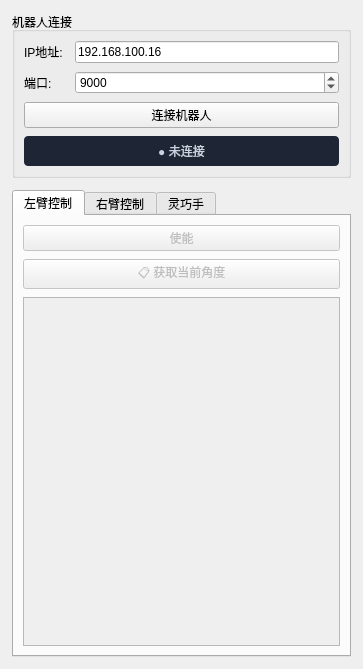
<?xml version="1.0" encoding="UTF-8"?>
<ui version="4.0">
 <class>RobotControlPanel</class>
 <widget class="QWidget" name="RobotControlPanel">
  <property name="geometry">
   <rect>
    <x>0</x>
    <y>0</y>
    <width>363</width>
    <height>669</height>
   </rect>
  </property>
  <property name="minimumSize">
   <size>
    <width>300</width>
    <height>0</height>
   </size>
  </property>
  <property name="maximumSize">
   <size>
    <width>400</width>
    <height>16777215</height>
   </size>
  </property>
  <property name="windowTitle">
   <string>机器人控制</string>
  </property>
  <property name="styleSheet">
   <string notr="true">
/* 主面板样式 */
QWidget#RobotControlPanel {
    background-color: #0F131C;
    border-radius: 8px;
}

/* 切换按钮 - 未选中状态（失能） */
QPushButton#btnToggleLeft,
QPushButton#btnToggleRight {
    background-color: #1E2636;
    border: 2px solid #38BDF8;
    color: #38BDF8;
    border-radius: 5px;
    padding: 4px 12px;
    font-weight: 600;
    font-size: 9pt;
    min-height: 22px;
    min-width: 84px;
}

QPushButton#btnToggleLeft:hover,
QPushButton#btnToggleRight:hover {
    background-color: #263445;
    border-color: #4AC5FF;
    color: #4AC5FF;
}

QPushButton#btnToggleLeft:pressed,
QPushButton#btnToggleRight:pressed {
    background-color: #2A3A50;
}

/* 切换按钮 - 选中状态（使能） */
QPushButton#btnToggleLeft:checked,
QPushButton#btnToggleRight:checked {
    background-color: #6EE7B7;
    border-color: #6EE7B7;
    color: #0A0D12;
}

QPushButton#btnToggleLeft:checked:hover,
QPushButton#btnToggleRight:checked:hover {
    background-color: #7EEFC3;
    border-color: #7EEFC3;
}

/* 切换按钮 - 禁用状态 */
QPushButton#btnToggleLeft:disabled,
QPushButton#btnToggleRight:disabled {
    background-color: #161D2B;
    border-color: #2A3444;
    color: #8A94A6;
}

/* 分组框样式 */
QGroupBox {
    background-color: #161D2B;
    border: 1px solid #1E2636;
    border-radius: 8px;
    margin-top: 12px;
    padding: 16px 8px 8px 8px;
    font-weight: bold;
    color: #E8E9ED;
}

QGroupBox::title {
    subcontrol-origin: margin;
    subcontrol-position: top left;
    left: 12px;
    padding: 0 6px;
    color: #38BDF8;
}

/* 标签样式 */
QLabel {
    color: #C8D2E0;
    font-size: 9pt;
}

/* 输入框样式 */
QLineEdit {
    background-color: #1E2636;
    border: 1px solid #2A3444;
    border-radius: 6px;
    padding: 8px 12px;
    color: #E8E9ED;
    font-size: 10pt;
}

QLineEdit:focus {
    border: 1px solid #38BDF8;
    background-color: #242D3D;
}

QSpinBox {
    background-color: #1E2636;
    border: 1px solid #2A3444;
    border-radius: 6px;
    padding: 6px 8px;
    color: #E8E9ED;
}

/* 下拉框（灵巧手预设手势等）：与输入框同色 */
QComboBox {
    background-color: #1E2636;
    border: 1px solid #2A3444;
    border-radius: 6px;
    padding: 6px 10px;
    color: #E8E9ED;
    font-size: 10pt;
    min-height: 20px;
}

QComboBox:hover, QComboBox:focus {
    border: 1px solid #38BDF8;
    background-color: #242D3D;
}

QComboBox:disabled {
    background-color: #161D2B;
    color: #8A94A6;
    border: 1px solid #1E2636;
}

/* 展开的条目列表是独立顶层窗口，不继承上面的 QComboBox 规则，
   必须单独指定背景/文字/选中态，否则条目文字会回退成系统深色，
   压在深色底上几乎看不见 */
QComboBox QAbstractItemView {
    background-color: #1E2636;
    border: 1px solid #2A3444;
    border-radius: 6px;
    padding: 4px;
    color: #E8E9ED;
    outline: none;
    selection-background-color: #38BDF8;
    selection-color: #0A0D12;
}

QComboBox QAbstractItemView::item {
    color: #E8E9ED;
    background-color: transparent;
    min-height: 26px;
    padding: 2px 6px;
}

QComboBox QAbstractItemView::item:selected {
    background-color: #38BDF8;
    color: #0A0D12;
}

QComboBox QAbstractItemView::item:hover {
    background-color: #2A3444;
    color: #E8E9ED;
}

/* 按钮样式 */
QPushButton {
    background-color: #1E2636;
    border: 1px solid #2A3444;
    border-radius: 6px;
    padding: 8px 16px;
    color: #E8E9ED;
    font-size: 10pt;
    font-weight: 500;
}

QPushButton:hover {
    background-color: #242D3D;
    border: 1px solid #38BDF8;
}

QPushButton:pressed {
    background-color: #2A3444;
}

QPushButton:disabled {
    background-color: #161D2B;
    color: #8A94A6;
    border: 1px solid #1E2636;
}

/* 主要动作按钮 */
QPushButton#btnConnect,
QPushButton#btnEnableLeft,
QPushButton#btnEnableRight {
    background-color: #38BDF8;
    border: none;
    color: #0A0D12;
    font-weight: 600;
}

QPushButton#btnConnect:hover,
QPushButton#btnEnableLeft:hover,
QPushButton#btnEnableRight:hover {
    background-color: #4AC5FF;
}

QPushButton#btnConnect:pressed,
QPushButton#btnEnableLeft:pressed,
QPushButton#btnEnableRight:pressed {
    background-color: #2AA9DD;
}

/* 危险动作按钮 */
QPushButton#btnDisableLeft,
QPushButton#btnDisableRight {
    background-color: #E94560;
    border: none;
    color: #FFFFFF;
    font-weight: 600;
}

QPushButton#btnDisableLeft:hover,
QPushButton#btnDisableRight:hover {
    background-color: #F05575;
}

/* Tab标签页样式 */
QTabWidget::pane {
    background-color: #161D2B;
    border: 1px solid #1E2636;
    border-radius: 8px;
    top: -1px;
}

QTabBar::tab {
    background-color: #1E2636;
    border: 1px solid #2A3444;
    border-bottom: none;
    border-top-left-radius: 6px;
    border-top-right-radius: 6px;
    padding: 8px 20px;
    margin-right: 4px;
    color: #C8D2E0;
    font-weight: 500;
}

QTabBar::tab:selected {
    background-color: #161D2B;
    color: #38BDF8;
    border-color: #38BDF8;
    border-bottom: 1px solid #161D2B;
}

QTabBar::tab:hover:!selected {
    background-color: #242D3D;
    color: #E8E9ED;
}

/* 滚动区域样式 */
QScrollArea {
    background-color: transparent;
    border: none;
}

QScrollArea &gt; QWidget &gt; QWidget {
    background-color: transparent;
}

QScrollBar:vertical {
    background-color: #1E2636;
    width: 10px;
    border-radius: 5px;
}

QScrollBar::handle:vertical {
    background-color: #38BDF8;
    border-radius: 5px;
    min-height: 20px;
}

QScrollBar::add-line:vertical,
QScrollBar::sub-line:vertical {
    height: 0px;
}
   </string>
  </property>
  <layout class="QVBoxLayout" name="verticalLayout">
   <property name="spacing">
    <number>12</number>
   </property>
   <property name="leftMargin">
    <number>12</number>
   </property>
   <property name="topMargin">
    <number>12</number>
   </property>
   <property name="rightMargin">
    <number>12</number>
   </property>
   <property name="bottomMargin">
    <number>12</number>
   </property>
   <item>
    <widget class="QGroupBox" name="connectionGroup">
     <property name="title">
      <string>机器人连接</string>
     </property>
     <layout class="QVBoxLayout" name="verticalLayout_conn">
      <property name="spacing">
       <number>8</number>
      </property>
      <item>
       <layout class="QFormLayout" name="formLayout">
        <property name="horizontalSpacing">
         <number>12</number>
        </property>
        <property name="verticalSpacing">
         <number>8</number>
        </property>
        <item row="0" column="0">
         <widget class="QLabel" name="labelHost">
          <property name="text">
           <string>IP地址:</string>
          </property>
         </widget>
        </item>
        <item row="0" column="1">
         <widget class="QLineEdit" name="lineEditHost">
          <property name="text">
           <string>192.168.100.16</string>
          </property>
          <property name="placeholderText">
           <string>输入机器人控制器IP</string>
          </property>
         </widget>
        </item>
        <item row="1" column="0">
         <widget class="QLabel" name="labelPort">
          <property name="text">
           <string>端口:</string>
          </property>
         </widget>
        </item>
        <item row="1" column="1">
         <widget class="QSpinBox" name="spinBoxPort">
          <property name="maximum">
           <number>65535</number>
          </property>
          <property name="value">
           <number>9000</number>
          </property>
         </widget>
        </item>
       </layout>
      </item>
      <item>
       <widget class="QPushButton" name="btnConnect">
        <property name="text">
         <string>连接机器人</string>
        </property>
       </widget>
      </item>
      <item>
       <widget class="QLabel" name="labelStatus">
        <property name="styleSheet">
         <string notr="true">
QLabel {
    color: #C8D2E0;
    background-color: #1E2636;
    border-radius: 4px;
    padding: 6px;
    font-size: 9pt;
}
         </string>
        </property>
        <property name="text">
         <string>● 未连接</string>
        </property>
        <property name="alignment">
         <set>Qt::AlignmentFlag::AlignCenter</set>
        </property>
       </widget>
      </item>
     </layout>
    </widget>
   </item>
   <item>
    <widget class="QTabWidget" name="tabWidget">
     <property name="currentIndex">
      <number>0</number>
     </property>
     <widget class="QWidget" name="tabLeftArm">
      <attribute name="title">
       <string>左臂控制</string>
      </attribute>
      <layout class="QVBoxLayout" name="verticalLayout_left">
       <property name="spacing">
        <number>8</number>
       </property>
       <item>
        <layout class="QHBoxLayout" name="horizontalLayout_left">
         <property name="spacing">
          <number>8</number>
         </property>
         <item>
          <widget class="QPushButton" name="btnToggleLeft">
           <property name="enabled">
            <bool>false</bool>
           </property>
           <property name="text">
            <string>使能</string>
           </property>
           <property name="checkable">
            <bool>true</bool>
           </property>
          </widget>
         </item>
        </layout>
       </item>
       <item>
        <widget class="QPushButton" name="btnGetCurrentAnglesLeft">
         <property name="enabled">
          <bool>false</bool>
         </property>
         <property name="text">
          <string>📋 获取当前角度</string>
         </property>
        </widget>
       </item>
       <item>
        <widget class="QScrollArea" name="scrollAreaLeft">
         <property name="widgetResizable">
          <bool>true</bool>
         </property>
         <widget class="QWidget" name="scrollAreaWidgetContents_left">
          <property name="geometry">
           <rect>
            <x>0</x>
            <y>0</y>
            <width>319</width>
            <height>242</height>
           </rect>
          </property>
          <layout class="QVBoxLayout" name="verticalLayout_3"/>
         </widget>
        </widget>
       </item>
      </layout>
     </widget>
     <widget class="QWidget" name="tabRightArm">
      <attribute name="title">
       <string>右臂控制</string>
      </attribute>
      <layout class="QVBoxLayout" name="verticalLayout_right">
       <property name="spacing">
        <number>8</number>
       </property>
       <item>
        <layout class="QHBoxLayout" name="horizontalLayout_right">
         <property name="spacing">
          <number>8</number>
         </property>
         <item>
          <widget class="QPushButton" name="btnToggleRight">
           <property name="enabled">
            <bool>false</bool>
           </property>
           <property name="text">
            <string>使能</string>
           </property>
           <property name="checkable">
            <bool>true</bool>
           </property>
          </widget>
         </item>
        </layout>
       </item>
       <item>
        <widget class="QPushButton" name="btnGetCurrentAnglesRight">
         <property name="enabled">
          <bool>false</bool>
         </property>
         <property name="text">
          <string>📋 获取当前角度</string>
         </property>
        </widget>
       </item>
       <item>
        <widget class="QScrollArea" name="scrollAreaRight">
         <property name="widgetResizable">
          <bool>true</bool>
         </property>
         <widget class="QWidget" name="scrollAreaWidgetContents_right">
          <property name="geometry">
           <rect>
            <x>0</x>
            <y>0</y>
            <width>319</width>
            <height>242</height>
           </rect>
          </property>
          <layout class="QVBoxLayout" name="verticalLayout_5"/>
         </widget>
        </widget>
       </item>
      </layout>
     </widget>
     <widget class="QWidget" name="tabHand">
      <attribute name="title">
       <string>灵巧手</string>
      </attribute>
      <layout class="QVBoxLayout" name="verticalLayout_hand">
       <property name="spacing">
        <number>8</number>
       </property>
       <item>
        <widget class="QLabel" name="labelHandHint">
         <property name="styleSheet">
          <string notr="true">color: #8A94A6; font-size: 9pt;</string>
         </property>
         <property name="text">
          <string>灵巧手经控制器 rs485 转发，需单独连接。连接成功后，播放动作序列时会自动按手片段下发手位；未连接时手位不下发。</string>
         </property>
         <property name="wordWrap">
          <bool>true</bool>
         </property>
        </widget>
       </item>
       <item>
        <widget class="QPushButton" name="btnConnectHand">
         <property name="text">
          <string>连接灵巧手</string>
         </property>
        </widget>
       </item>
       <item>
        <widget class="QLabel" name="labelHandStatus">
         <property name="styleSheet">
          <string notr="true">
QLabel {
    color: #C8D2E0;
    background-color: #1E2636;
    border-radius: 4px;
    padding: 6px;
    font-size: 9pt;
}
         </string>
         </property>
         <property name="text">
          <string>● 未连接</string>
         </property>
         <property name="alignment">
          <set>Qt::AlignmentFlag::AlignCenter</set>
         </property>
        </widget>
       </item>
       <item>
        <widget class="QPushButton" name="btnRefreshHand">
         <property name="enabled">
          <bool>false</bool>
         </property>
         <property name="text">
          <string>🔄 读取当前手位</string>
         </property>
        </widget>
       </item>
       <item>
        <widget class="QComboBox" name="comboHandPreset"/>
       </item>
       <item>
        <widget class="QPushButton" name="btnApplyHandPreset">
         <property name="enabled">
          <bool>false</bool>
         </property>
         <property name="text">
          <string>✋ 执行预设手势</string>
         </property>
        </widget>
       </item>
       <item>
        <spacer name="verticalSpacerHand">
         <property name="orientation">
          <enum>Qt::Orientation::Vertical</enum>
         </property>
         <property name="sizeHint" stdset="0">
          <size>
           <width>20</width>
           <height>40</height>
          </size>
         </property>
        </spacer>
       </item>
      </layout>
     </widget>
    </widget>
   </item>
  </layout>
 </widget>
 <resources/>
 <connections/>
</ui>
